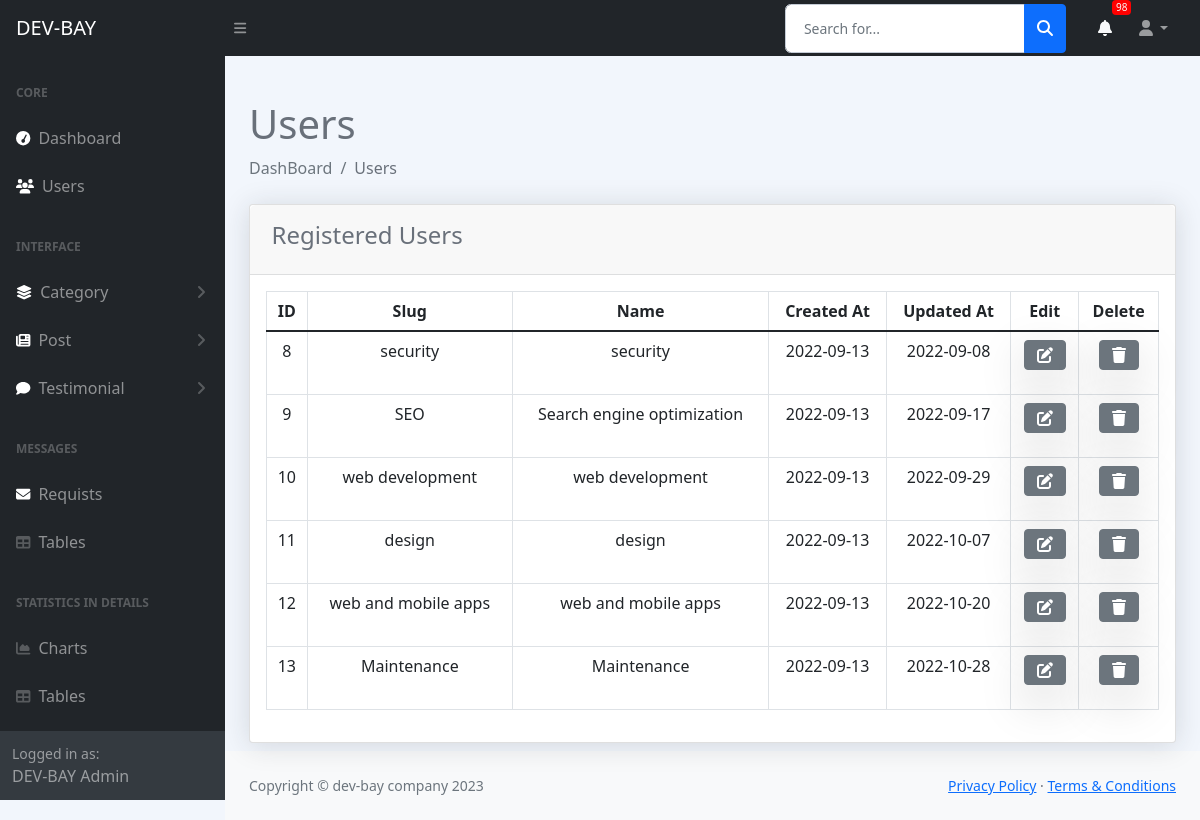
The app's page /admin/view_category.php (signed in) with its own data.
### tables this page shows
CREATE TABLE `category` (
  `id` int(11) NOT NULL,
  `slug` varchar(200) NOT NULL,
  `name` varchar(200) NOT NULL,
  `created_at` date NOT NULL DEFAULT current_timestamp(),
  `updated_at` date NOT NULL
);

### admin/view_category.php (the view, shortened to what this page needs)
<?php
include('./includes/header.php');
?>
<div class="container-fluid px-4">
    <h1 class="mt-4">Users</h1>
    <ol class="breadcrumb mb-4">
        <li class="breadcrumb-item active">DashBoard</li>
        <li class="breadcrumb-item">Users</li>
    </ol>
    <div class="row">
        <div class="col-md-12">
            <div class="card">
                <div class="card-header">
                    <h4>Registered Users</h4>
                </div>
                <div class="card-body">
                    <table class="table table-bordered text-center">
                        <thead>
                            <th>ID</th>
                            <th>Slug</th>
                            <th>Name</th>
                            <th>Created At</th>
                            <th>Updated At</th>
                            <th>Edit</th>
                            <th>Delete</th>
                        </thead>
                        <tbody>
                            <?php
                            $Query = "select * from category";
                            $Result = mysqli_query($connection, $Query);
                            ?>
                            <?php if (mysqli_num_rows($Result) > 0) : ?>
                                <?php foreach ($Result as $cate) : ?>
                                    <tr>
                                        <td><?= $cate['id']; ?></td>
                                        <td><?= $cate['slug']; ?></td>
                                        <td><?= $cate['name']; ?></td>
                                        <td><?= $cate['created_at'] ?></td>
                                        <td><?= $cate['updated_at'] ?></td>
                                        <td>
                                            <a href="./edit_category.php?id=<?= $cate['id'] ?>">
                                                <button class="btn btn-secondary shadow-lg">
                                                    <i class='fas fa-edit' style='color: white;'></i>
                                                </button>
                                            </a>
                                        </td>
                                        <td>
                                            <form action="delete_category.php" method="POST">
                                                <button type="submit" name="delete_btn" value="<?= $cate['id'] ?>" class="btn btn-secondary shadow-lg">
                                                    <i class='fa fa-trash' style='color: white;'></i>
                                                </button>
                                            </form>
                                        </td>
                                    </tr>
                                <?php endforeach; ?>
                            <?php endif; ?>
                        </tbody>
                    </table>
                </div>
            </div>
        </div>
    </div>
</div>
<?php
include('./includes/footer.php');
include('./includes/scripts.php');
?>

### admin/includes/header.php (style rules this page uses)
body { margin-top: 20px; background-color: #f2f6fc; color: #69707a; }
.card { box-shadow: 0 0.15rem 1.75rem 0 rgb(33 40 50 / 15%); }
.card .card-header { font-weight: 500; }
.card-header:first-child { border-radius: 0.35rem 0.35rem 0 0; }
.card-header { padding: 1rem 1.35rem; margin-bottom: 0; background-color: rgba(33, 40, 50, 0.03); border-bottom: 1px solid rgba(33, 40, 50, 0.125); }

### records on screen
category: id "8", slug "security", name "security", created_at "2022-09-13", updated_at "2022-09-08"
category: id "9", slug "SEO", name "Search engine optimization", created_at "2022-09-13", updated_at "2022-09-17"
category: id "10", slug "web development", name "web development", created_at "2022-09-13", updated_at "2022-09-29"
category: id "11", slug "design", name "design", created_at "2022-09-13", updated_at "2022-10-07"
category: id "12", slug "web and mobile apps", name "web and mobile apps", created_at "2022-09-13", updated_at "2022-10-20"
category: id "13", slug "Maintenance", name "Maintenance", created_at "2022-09-13", updated_at "2022-10-28"

### other values on screen
$newReq "98"
